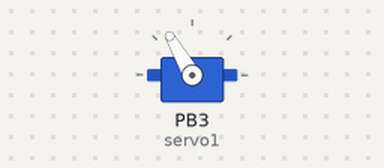
Simulated run of this sketch. Board: ATtiny85, built with avr-gcc and run on an emulated ATtiny85. Parts: servo.

Above: at 0.05 s.
At 4.0 s:
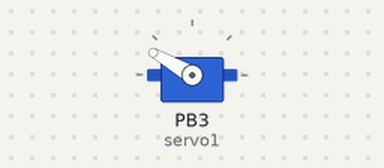
Timing chart, 0 to 5.2 s (numbered marks = the images above):
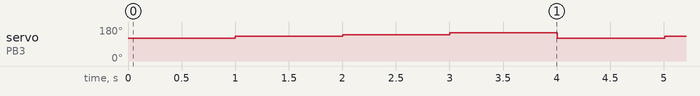

Measured:
- by itself, servo on PB3 (servo1): repeats every 4.0 s: 140° 1.0 s, 150° 1.0 s, 120° 1.0 s, 130° 1.0 s

The sketch:

SerialServo.ino
```cpp
#include <SoftwareServo.h>

SoftwareServo servo1;

int servoValue = 120;
long timeStamp = 0;

void setup()
{
  servo1.attach(3);
  timeStamp = millis();
  pinMode(3, OUTPUT);

}


void loop()
{

  if(millis() - timeStamp > 1000)
  {
    servoValue = servoValue + 10;
    if(servoValue > 150) servoValue = 120;
    timeStamp = millis();
  }
  servo1.write(servoValue);
  SoftwareServo::refresh();
  //analogWrite(3, 128);
}
```
